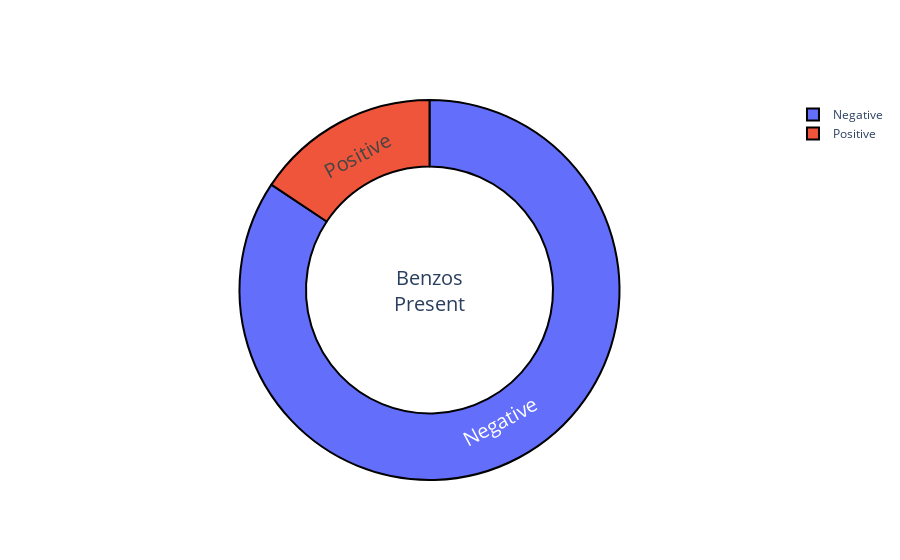

Here is the notebook cell this chart was saved with:
### Code cell
fig = go.Figure(go.Pie(
    labels=df['total_benzos'].replace({1: "Positive", 0: "Negative"}).value_counts().index,
    values=df['total_benzos'].value_counts().values,
    hole=0.65
))
fig.update_traces(hoverinfo='value+percent', textinfo='label', textfont_size=20,
                  marker=dict(line=dict(color='#000000', width=2)))
fig.update_layout(
    annotations=[
        dict(text="Benzos<br>Present", x=0.5, y=0.5, font_size=20, showarrow=False)
    ])

fig.show()

### Figure 1 — Plotly figure (JSON) as saved in the notebook; plotly's stock layout.template omitted (floating-point values rounded to 4 significant figures)
{"data": [{"hole": 0.65, "hoverinfo": "value+percent", "labels": ["Negative", "Positive"], "marker": {"line": {"color": "#000000", "width": 2}}, "textfont": {"size": 20}, "textinfo": "label", "type": "pie", "values": [50611, 9389]}], "layout": {"annotations": [{"font": {"size": 20}, "showarrow": false, "text": "Benzos<br>Present", "x": 0.5, "y": 0.5}]}}
